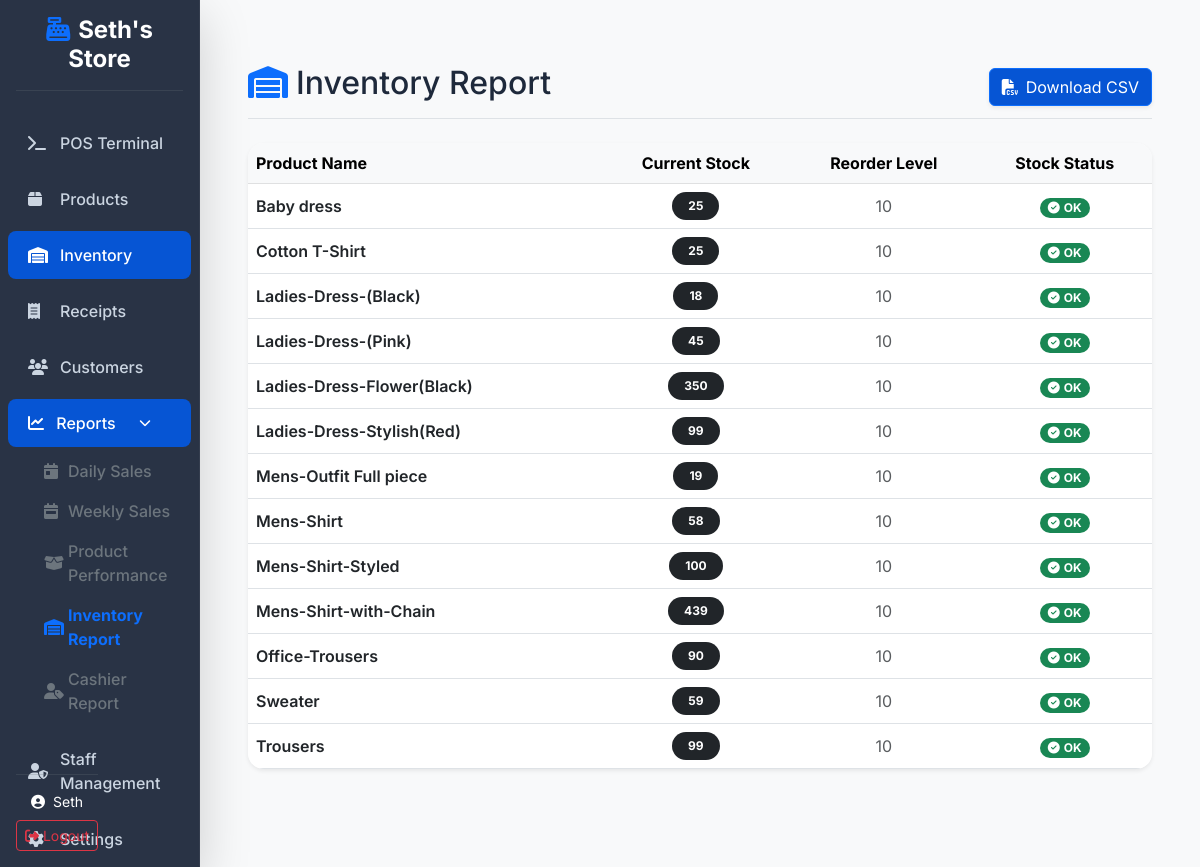
The page /reports/inventory/ (signed in) on the database its author committed.
### accounts/models.py (models this page shows, shortened)
class User(AbstractUser):
    ROLE_CHOICES = (
        ('admin', 'Administrator'),
        ('manager', 'Manager'),
        ('cashier', 'Cashier'),
    )
    role = models.CharField(max_length=20, choices=ROLE_CHOICES, default='cashier')

### products/models.py (models this page shows, shortened)
class Product(models.Model):
    product_name = models.CharField(max_length=200)
    category = models.ForeignKey(Category, on_delete=models.SET_NULL, null=True, blank=True)
    price = models.DecimalField(max_digits=10, decimal_places=2)
    cost_price = models.DecimalField(max_digits=10, decimal_places=2, default=0.00, help_text="Cost of goods sold for profit calculation")
    stock_quantity = models.IntegerField(default=0)
    reorder_level = models.IntegerField(default=10, help_text="Minimum stock level before reordering is required")
    barcode = models.CharField(max_length=100, unique=True, null=True, blank=True)
    supplier = models.CharField(max_length=200, null=True, blank=True)
    image = models.ImageField(upload_to='product_images/', null=True, blank=True)

### reports/views_reports.py (the view, shortened to what this page needs)
# urls.py: path('inventory/', views_reports.inventory_report, name='inventory'),
@login_required
def inventory_report(request, export=False):
    products = Product.objects.all().order_by('product_name')
    return render(request, 'reports/inventory_report.html', {'products': products})

### templates/reports/inventory_report.html (shortened to what this page needs)
{% extends 'base.html' %}
{% block main_content %}
<div class="d-flex justify-content-between flex-wrap flex-md-nowrap align-items-center pt-3 pb-2 mb-4 border-bottom">
    <h1 class="h2"><i class="fas fa-warehouse text-primary me-2"></i>Inventory Report</h1>
    <div class="btn-toolbar mb-2 mb-md-0">
        <a href="{% url 'reports:inventory_export' %}" class="btn btn-primary shadow-sm hover-lift">
            <i class="fas fa-file-csv me-2"></i>Download CSV
        </a>
    </div>
</div>
<div class="card border-0 shadow-sm rounded-4 overflow-hidden mb-4">
    <div class="table-responsive">
        <table class="table table-hover align-middle mb-0">
            <thead class="table-light">
                <tr>
                    <th>Product Name</th>
                    <th class="text-center">Current Stock</th>
                    <th class="text-center">Reorder Level</th>
                    <th class="text-center">Stock Status</th>
                </tr>
            </thead>
            <tbody>
                {% for p in products %}
                <tr>
                    <td class="fw-semibold">{{ p.product_name }}</td>
                    <td class="text-center">
                        <span class="badge bg-dark rounded-pill px-3 py-2">{{ p.stock_quantity }}</span>
                    </td>
                    <td class="text-center text-muted">{{ p.reorder_level }}</td>
                    <td class="text-center">
                        {% if p.stock_quantity <= p.reorder_level %}
                            <span class="badge bg-danger rounded-pill px-2 py-1"><i class="fas fa-exclamation-triangle me-1"></i>Low</span>
                        {% else %}
                            <span class="badge bg-success rounded-pill px-2 py-1"><i class="fas fa-check-circle me-1"></i>OK</span>
                        {% endif %}
                    </td>
                </tr>
                {% endfor %}
            </tbody>
        </table>
    </div>
</div>
{% endblock %}

### templates/base.html (shortened to what this page needs)
<!DOCTYPE html>
{% load static %}
<html lang="en">
<head>
    <link href="https://cdn.jsdelivr.net/npm/bootstrap@5.3.0/dist/css/bootstrap.min.css" rel="stylesheet">
    <link rel="stylesheet" href="https://cdnjs.cloudflare.com/ajax/libs/font-awesome/6.4.0/css/all.min.css">
    <link rel="stylesheet" href="{% static 'css/modern-pos.css' %}">
</head>
<body>
    {% if user.is_authenticated %}
    <div class="container-fluid p-0">
        <div class="row g-0">
            <nav class="col-md-3 col-lg-2 d-md-block sidebar collapse shadow-lg glass-panel z-3">
                <div class="sidebar-sticky pt-3">
                    <div class="px-3 mb-4 text-center">
                        <h4 class="text-white fw-bold"><i class="fas fa-cash-register me-2 text-primary"></i>Seth's
                            Store
                        </h4>
                        <hr class="text-secondary opacity-25">
                    </div>
                    <ul class="nav flex-column px-2">
                        <li class="nav-item">
                            <a class="nav-link {% if request.resolver_match.url_name == 'pos' %}active{% endif %}"
                                href="{% url 'sales:pos' %}">
                                <i class="fas fa-terminal"></i> POS Terminal
                            </a>
                        </li>
                        <li class="nav-item">
                            <a class="nav-link {% if 'products' in request.path %}active{% endif %}"
                                href="{% url 'products:list' %}">
                                <i class="fas fa-box"></i> Products
                            </a>
                        </li>
                        <li class="nav-item">
                            <a class="nav-link {% if 'inventory' in request.path %}active{% endif %}"
                                href="{% url 'inventory:list' %}">
                                <i class="fas fa-warehouse"></i> Inventory
                            </a>
                        </li>
                        <li class="nav-item">
                            <a class="nav-link {% if 'receipts' in request.path %}active{% endif %}"
                                href="{% url 'sales:receipts' %}">
                                <i class="fas fa-receipt"></i> Receipts
                            </a>
                        </li>
                        <li class="nav-item">
                            <a class="nav-link {% if 'customers' in request.path %}active{% endif %}"
                                href="{% url 'customers:list' %}">
                                <i class="fas fa-users"></i> Customers
                            </a>
                        </li>
                        <li class="nav-item">
                            <a class="nav-link {% if 'reports' in request.path %}active{% endif %} d-flex align-items-center justify-content-between"
                                data-bs-toggle="collapse" href="#reportsMenu" role="button"
                                aria-expanded="{% if 'reports' in request.path %}true{% else %}false{% endif %}"
                                aria-controls="reportsMenu">
                                <span><i class="fas fa-chart-line me-1"></i> Reports</span>
                                <i class="fas fa-chevron-down" style="font-size: 0.75rem;"></i>
                            </a>
                            <div class="collapse {% if 'reports' in request.path %}show{% endif %}" id="reportsMenu">
                                <ul class="nav flex-column ms-3 mb-2">
                                    <li class="nav-item">
                                        <a class="nav-link py-1 {% if 'daily' in request.path %}text-primary fw-bold{% else %}text-secondary{% endif %}"
                                            href="{% url 'reports:daily_sales' %}">
                                            <i class="fas fa-calendar-day me-1"></i> Daily Sales
                                        </a>
                                    </li>
                                    <li class="nav-item">
                                        <a class="nav-link py-1 {% if 'weekly' in request.path %}text-primary fw-bold{% else %}text-secondary{% endif %}"
                                            href="{% url 'reports:weekly_sales' %}">
                                            <i class="fas fa-calendar-week me-1"></i> Weekly Sales
                                        </a>
                                    </li>
                                    <li class="nav-item">
                                        <a class="nav-link py-1 {% if 'products' in request.path and 'reports' in request.path %}text-primary fw-bold{% else %}text-secondary{% endif %}"
                                            href="{% url 'reports:products' %}">
                                            <i class="fas fa-box-open me-1"></i> Product Performance
                                        </a>
                                    </li>
                                    <li class="nav-item">
                                        <a class="nav-link py-1 {% if 'inventory' in request.path and 'reports' in request.path %}text-primary fw-bold{% else %}text-secondary{% endif %}"
                                            href="{% url 'reports:inventory' %}">
                                            <i class="fas fa-warehouse me-1"></i> Inventory Report
                                        </a>
                                    </li>
                                    <li class="nav-item">
                                        <a class="nav-link py-1 {% if 'cashiers' in request.path %}text-primary fw-bold{% else %}text-secondary{% endif %}"
                                            href="{% url 'reports:cashiers' %}">
                                            <i class="fas fa-user-tag me-1"></i> Cashier Report
                                        </a>
                                    </li>
                                </ul>
                            </div>
                        </li>
                        {% if user.role == 'admin' %}
                        <li class="nav-item">
                            <a class="nav-link {% if 'accounts/employees' in request.path %}active{% endif %}"
                                href="{% url 'accounts:employee_list' %}">
                                <i class="fas fa-user-shield"></i> Staff Management
                            </a>
                        </li>
                        <li class="nav-item">
                            <a class="nav-link" href="{% url 'admin:index' %}">
                                <i class="fas fa-cog"></i> Settings
                            </a>
                        </li>
                        {% endif %}
                    </ul>
                    <div class="mt-auto p-3 text-center" style="position: absolute; bottom: 0; width: inherit;">
                        <hr class="text-secondary opacity-25">
                        <div class="text-white small mb-2">
                            <i class="fas fa-user-circle me-1"></i> {{ user.username }}
                        </div>
                        <form action="{% url 'accounts:logout' %}" method="post">
                            <button type="submit" class="btn btn-outline-danger btn-sm w-100">
                                <i class="fas fa-sign-out-alt"></i> Logout
                            </button>
                        </form>
                    </div>
                </div>
            </nav>
            <main class="col-md-9 ms-sm-auto col-lg-10 px-md-5 py-5 min-vh-100 bg-light">
                {% block main_content %}{% endblock %}
            </main>
        </div>
    </div>
    {% else %}
    <main class="container py-5">
        {% block auth_content %}{% endblock %}
    </main>
    {% endif %}
</body>
</html>

### static/css/modern-pos.css (style rules this page uses)
:root { --primary-color: #0655d4; --secondary-color: #64748b; --success-color: #10b981; --danger-color: #ef4444; --warning-color: #f59e0b; --info-color: #06b6d4; --dark-bg: #1e293b; --light-bg: #f8fafc; --sidebar-bg: #1e293b; --card-bg: #ffffff; --text-primary: #1e293b; --text-secondary: #64748b; --border-color: #e2e8f0; --shadow-sm: 0 2px 4px rgba(0, 0, 0, 0.05), 0 1px 2px rgba(0, 0, 0, 0.1); --shadow-md: 0 10px 15px -3px rgba(0, 0, 0, 0.08), 0 4px 6px -2px rgba(0, 0, 0, 0.04); --shadow-lg: 0 20px 25px -5px rgba(0, 0, 0, 0.1), 0 10px 10px -5px rgba(0, 0, 0, 0.04); --shadow-glow: 0 0 20px rgba(6, 85, 212, 0.2); --transition: all 0.3s cubic-bezier(0.4, 0, 0.2, 1); --border-radius-lg: 20px; --border-radius-md: 12px; }
* { margin: 0; padding: 0; box-sizing: border-box; }
body { font-family: 'Inter', -apple-system, BlinkMacSystemFont, 'Segoe UI', Roboto, sans-serif; background: var(--light-bg); color: var(--text-primary); transition: var(--transition); }
.sidebar { background: var(--sidebar-bg); box-shadow: var(--shadow-lg); min-height: 100vh; transition: var(--transition); border-right: 1px solid rgba(255,255,255,0.05); }
.glass-panel { background: rgba(30, 41, 59, 0.95); backdrop-filter: blur(12px); -webkit-backdrop-filter: blur(12px); }
.sidebar .nav-link { color: #cbd5e1; padding: 12px 20px; margin: 4px 0; border-radius: 8px; transition: var(--transition); display: flex; align-items: center; text-decoration: none; font-weight: 500; }
.sidebar .nav-link.active { background: var(--primary-color); color: #ffffff; }
.sidebar .nav-link i { width: 20px; margin-right: 12px; }
.btn-primary { background: var(--primary-color); color: white; }

### rows shown on the page
User: username "Seth"
Product: product_name "Baby dress", stock_quantity "25", reorder_level "10", shows "OK"
Product: product_name "Cotton T-Shirt", stock_quantity "25", reorder_level "10", shows "OK"
Product: product_name "Ladies-Dress-(Black)", stock_quantity "18", reorder_level "10", shows "OK"
Product: product_name "Ladies-Dress-(Pink)", stock_quantity "45", reorder_level "10", shows "OK"
Product: product_name "Ladies-Dress-Flower(Black)", stock_quantity "350", reorder_level "10", shows "OK"
Product: product_name "Ladies-Dress-Stylish(Red)", stock_quantity "99", reorder_level "10", shows "OK"
Product: product_name "Mens-Outfit Full piece", stock_quantity "19", reorder_level "10", shows "OK"
Product: product_name "Mens-Shirt", stock_quantity "58", reorder_level "10", shows "OK"
Product: product_name "Mens-Shirt-Styled", stock_quantity "100", reorder_level "10", shows "OK"
Product: product_name "Mens-Shirt-with-Chain", stock_quantity "439", reorder_level "10", shows "OK"
Product: product_name "Office-Trousers", stock_quantity "90", reorder_level "10", shows "OK"
Product: product_name "Sweater", stock_quantity "59", reorder_level "10", shows "OK"
Product: product_name "Trousers", stock_quantity "99", reorder_level "10", shows "OK"
